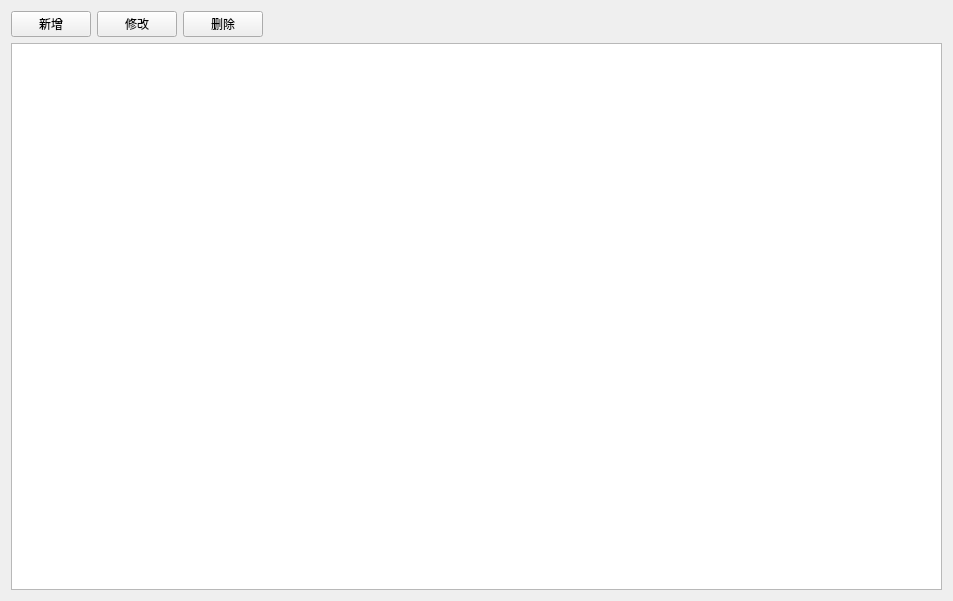
<?xml version="1.0" encoding="UTF-8"?>
<ui version="4.0">
 <class>AttributeQWidget</class>
 <widget class="QWidget" name="AttributeQWidget">
  <property name="modal" stdset="0">
   <bool>false</bool>
  </property>
  <property name="geometry">
   <rect>
    <x>0</x>
    <y>0</y>
    <width>953</width>
    <height>601</height>
   </rect>
  </property>
  <property name="windowTitle">
   <string>QWidget</string>
  </property>
  <layout class="QHBoxLayout" name="horizontalLayout_2">
   <item>
    <layout class="QVBoxLayout" name="verticalLayout">
     <item>
      <layout class="QHBoxLayout" name="horizontalLayout">
       <item>
        <widget class="QPushButton" name="add">
         <property name="text">
          <string>新增</string>
         </property>
        </widget>
       </item>
       <item>
        <widget class="QPushButton" name="edit">
         <property name="text">
          <string>修改</string>
         </property>
        </widget>
       </item>
       <item>
        <widget class="QPushButton" name="remove">
         <property name="text">
          <string>删除</string>
         </property>
        </widget>
       </item>
       <item>
        <spacer name="horizontalSpacer">
         <property name="orientation">
          <enum>Qt::Horizontal</enum>
         </property>
         <property name="sizeHint" stdset="0">
          <size>
           <width>40</width>
           <height>20</height>
          </size>
         </property>
        </spacer>
       </item>
      </layout>
     </item>
     <item>
      <widget class="QTableView" name="tableView">
       <property name="selectionBehavior">
        <enum>QAbstractItemView::SelectRows</enum>
       </property>
       <property name="sortingEnabled">
        <bool>true</bool>
       </property>
       <attribute name="horizontalHeaderVisible">
        <bool>true</bool>
       </attribute>
       <attribute name="horizontalHeaderStretchLastSection">
        <bool>false</bool>
       </attribute>
       <attribute name="verticalHeaderVisible">
        <bool>false</bool>
       </attribute>
      </widget>
     </item>
    </layout>
   </item>
  </layout>
 </widget>
 <resources/>
 <connections/>
</ui>
